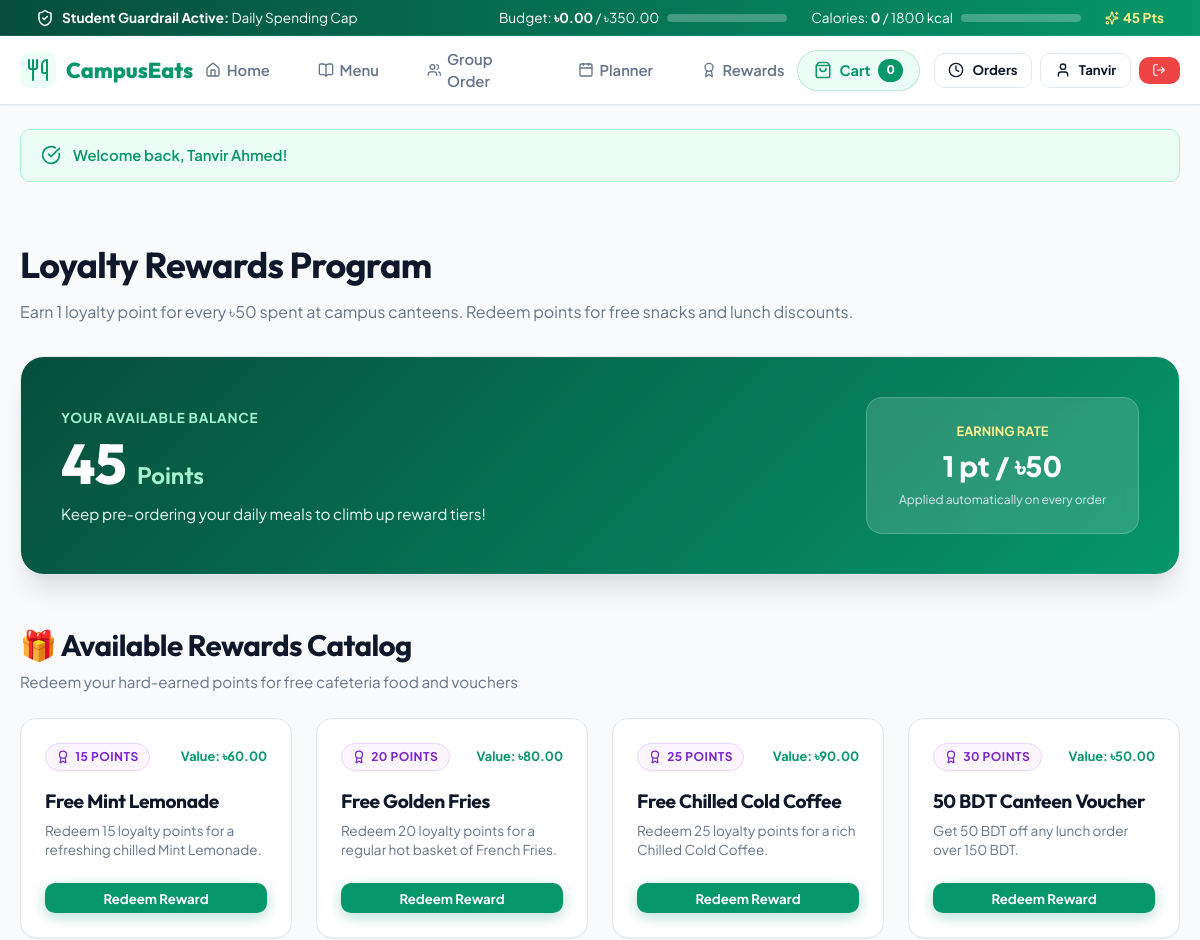
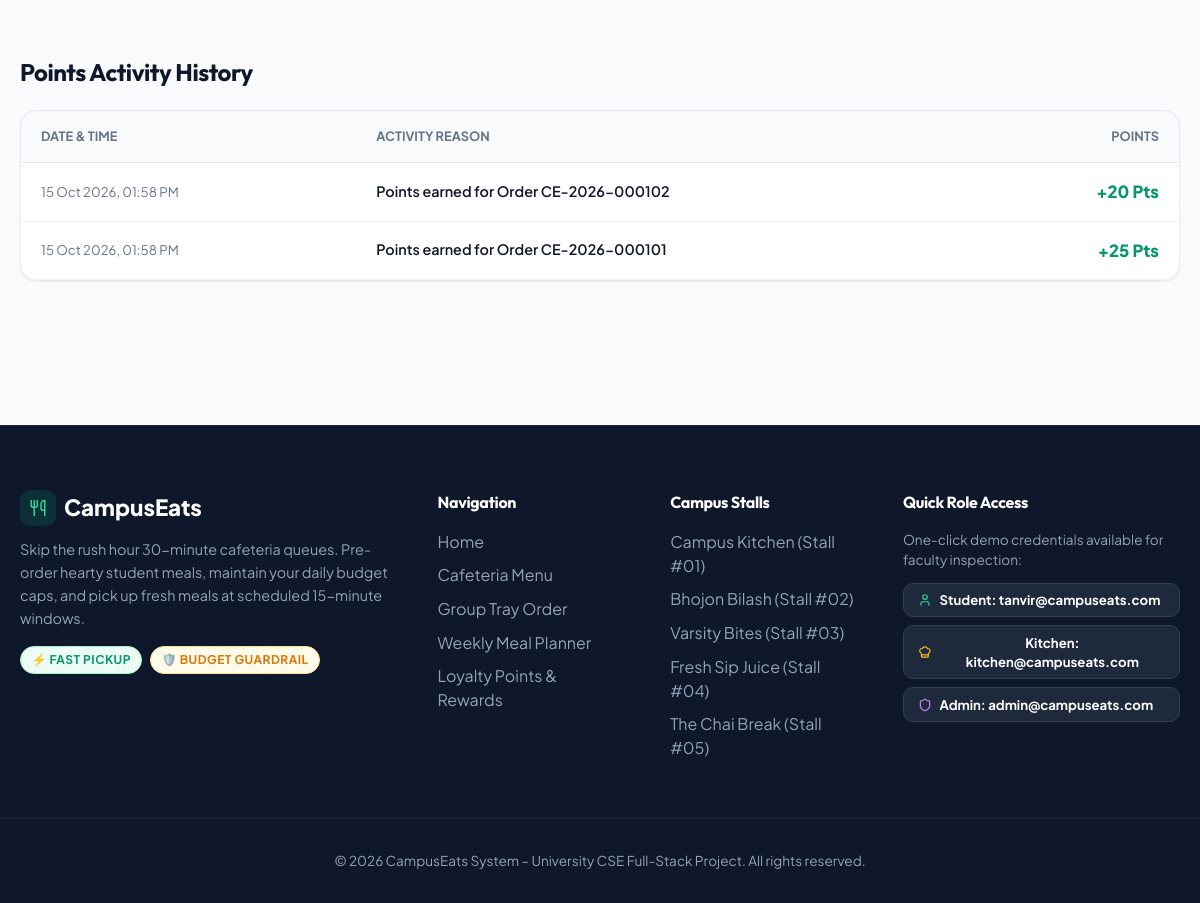
/php/loyalty.php (signed in), run on the app's committed database (2 pictures, top to bottom).
### tables this page shows
CREATE TABLE IF NOT EXISTS users (
    id INT AUTO_INCREMENT PRIMARY KEY,
    name VARCHAR(100) NOT NULL,
    student_id VARCHAR(50) NOT NULL UNIQUE,
    email VARCHAR(100) NOT NULL UNIQUE,
    password_hash VARCHAR(255) NOT NULL,
    phone VARCHAR(20) DEFAULT NULL,
    role ENUM('student', 'kitchen', 'admin') DEFAULT 'student' NOT NULL,
    daily_budget DECIMAL(10,2) DEFAULT 300.00 NOT NULL,
    daily_calorie_limit INT DEFAULT 1800 NOT NULL,
    loyalty_points INT DEFAULT 0 NOT NULL,
    created_at TIMESTAMP DEFAULT CURRENT_TIMESTAMP,
    INDEX idx_user_role (role),
    INDEX idx_user_email (email)
);

CREATE TABLE IF NOT EXISTS loyalty_rewards (
    id INT AUTO_INCREMENT PRIMARY KEY,
    title VARCHAR(100) NOT NULL,
    description VARCHAR(255) DEFAULT NULL,
    points_cost INT NOT NULL,
    reward_type ENUM('free_item', 'discount_voucher') DEFAULT 'free_item' NOT NULL,
    menu_item_id INT DEFAULT NULL,
    discount_amount DECIMAL(10,2) DEFAULT 0.00,
    is_active BOOLEAN DEFAULT TRUE NOT NULL,
    FOREIGN KEY (menu_item_id) REFERENCES menu_items(id) ON DELETE SET NULL
);

CREATE TABLE IF NOT EXISTS loyalty_transactions (
    id INT AUTO_INCREMENT PRIMARY KEY,
    user_id INT NOT NULL,
    points INT NOT NULL,
    reason VARCHAR(255) NOT NULL,
    created_at TIMESTAMP DEFAULT CURRENT_TIMESTAMP,
    FOREIGN KEY (user_id) REFERENCES users(id) ON DELETE CASCADE,
    INDEX idx_loyalty_user (user_id)
);

### php/includes/guardrail.php (called while the page is built, shortened)
<?php
function formatCurrency($amount) {
    return '৳' . number_format((float)$amount, 2);
}

### php/loyalty.php (the view, shortened to what this page needs)
<?php
require_once __DIR__ . '/includes/guardrail.php';
$userId = (int)$_SESSION['user']['id'];
$stmt = $pdo->prepare("SELECT loyalty_points FROM users WHERE id = ?");
$stmt->execute([$userId]);
$balance = (int)$stmt->fetchColumn();
$rewards = $pdo->query("SELECT lr.*, m.name as item_name FROM loyalty_rewards lr LEFT JOIN menu_items m ON lr.menu_item_id = m.id WHERE lr.is_active = 1 ORDER BY lr.points_cost ASC")->fetchAll();
$stmt = $pdo->prepare("SELECT * FROM loyalty_transactions WHERE user_id = ? ORDER BY id DESC LIMIT 15");
$stmt->execute([$userId]);
$history = $stmt->fetchAll();
require_once __DIR__ . '/includes/header.php';
?>
<div class="container" style="padding-top: 2rem; margin-bottom: 4rem;">
  <div style="margin-bottom: 2rem;">
    <h1 style="font-size: 2.25rem; margin-bottom: 0.5rem;">Loyalty Rewards Program</h1>
    <p style="color: var(--color-text-muted);">Earn 1 loyalty point for every ৳50 spent at campus canteens. Redeem points for free snacks and lunch discounts.</p>
  </div>
  <div class="card" style="padding: 2.5rem; background: linear-gradient(135deg, #064e3b 0%, #059669 100%); color: #ffffff; border-radius: var(--radius-xl); margin-bottom: 3rem; box-shadow: var(--shadow-xl);">
    <div style="display: flex; justify-content: space-between; align-items: center; flex-wrap: wrap; gap: 1.5rem;">
      <div>
        <span style="font-size: 0.85rem; font-weight: 700; text-transform: uppercase; color: #a7f3d0; letter-spacing: 0.05em;">Your Available Balance</span>
        <div style="font-size: 3.5rem; font-weight: 800; font-family: var(--font-display); line-height: 1.1; margin-top: 0.25rem;">
          <?= $balance ?> <span style="font-size: 1.5rem; font-weight: 600; color: #a7f3d0;">Points</span>
        </div>
        <p style="font-size: 0.95rem; color: #ecfdf5; margin-top: 0.5rem;">
          Keep pre-ordering your daily meals to climb up reward tiers!
        </p>
      </div>
      <div style="background: rgba(255, 255, 255, 0.15); backdrop-filter: blur(8px); padding: 1.5rem 2rem; border-radius: var(--radius-lg); border: 1px solid rgba(255,255,255,0.2); text-align: center;">
        <div style="font-size: 0.8rem; text-transform: uppercase; font-weight: 700; color: #fef08a;">Earning Rate</div>
        <div style="font-size: 1.75rem; font-weight: 800; margin: 0.25rem 0;">1 pt / ৳50</div>
        <div style="font-size: 0.75rem; color: #e2e8f0;">Applied automatically on every order</div>
      </div>
    </div>
  </div>
  <div class="section-header">
    <div>
      <h2 class="section-title">🎁 Available Rewards Catalog</h2>
      <p class="section-subtitle">Redeem your hard-earned points for free cafeteria food and vouchers</p>
    </div>
  </div>
  <div style="display: grid; grid-template-columns: repeat(auto-fill, minmax(260px, 1fr)); gap: 1.5rem; margin-bottom: 3.5rem;">
    <?php foreach ($rewards as $rew): ?>
      <div class="card" style="padding: 1.5rem; display: flex; flex-direction: column; justify-content: space-between;">
        <div>
          <div style="display: flex; justify-content: space-between; align-items: center; margin-bottom: 1rem;">
            <span class="badge badge-purple">
              <i data-lucide="award" style="width: 14px; height: 14px;"></i>
              <span><?= $rew['points_cost'] ?> Points</span>
            </span>
            <span style="font-size: 0.8rem; color: #059669; font-weight: 700;">Value: <?= formatCurrency($rew['discount_amount']) ?></span>
          </div>
          <h3 style="font-size: 1.2rem; margin-bottom: 0.35rem;"><?= htmlspecialchars($rew['title']) ?></h3>
          <p style="font-size: 0.85rem; color: var(--color-text-muted); margin-bottom: 1.5rem; line-height: 1.4;">
            <?= htmlspecialchars($rew['description']) ?>
          </p>
        </div>
        <form method="POST" action="loyalty.php">
          <button type="submit" name="redeem_reward" class="btn btn-primary btn-block btn-sm" <?= $balance < $rew['points_cost'] ? 'disabled' : '' ?>>
            <span><?= $balance >= $rew['points_cost'] ? 'Redeem Reward' : 'Need ' . ($rew['points_cost'] - $balance) . ' more pts' ?></span>
          </button>
        </form>
      </div>
    <?php endforeach; ?>
  </div>
  <div>
    <h3 style="font-size: 1.5rem; margin-bottom: 1.25rem;">Points Activity History</h3>
    <?php if (empty($history)): ?>
      <p style="color: var(--color-text-muted);">No points activity yet.</p>
    <?php else: ?>
      <div class="card" style="overflow: hidden;">
        <table style="width: 100%; border-collapse: collapse; text-align: left; font-size: 0.9rem;">
          <thead style="background: #f8fafc; border-bottom: 1px solid var(--color-border); font-size: 0.8rem; text-transform: uppercase; color: var(--color-text-muted);">
            <tr>
              <th style="padding: 1rem 1.25rem;">Date & Time</th>
              <th style="padding: 1rem 1.25rem;">Activity Reason</th>
              <th style="padding: 1rem 1.25rem; text-align: right;">Points</th>
            </tr>
          </thead>
          <tbody>
            <?php foreach ($history as $h): ?>
              <tr style="border-bottom: 1px solid var(--color-border-subtle);">
                <td style="padding: 1rem 1.25rem; color: var(--color-text-muted); font-size: 0.825rem;">
                  <?= date('d M Y, h:i A', strtotime($h['created_at'])) ?>
                </td>
                <td style="padding: 1rem 1.25rem; font-weight: 600;">
                  <?= htmlspecialchars($h['reason']) ?>
                </td>
                <td style="padding: 1rem 1.25rem; text-align: right; font-weight: 800; font-size: 1.05rem; color: <?= $h['points'] > 0 ? '#059669' : '#ef4444' ?>;">
                  <?= $h['points'] > 0 ? '+' . $h['points'] : $h['points'] ?> Pts
                </td>
              </tr>
            <?php endforeach; ?>
          </tbody>
        </table>
      </div>
    <?php endif; ?>
  </div>
</div>
<?php require_once __DIR__ . '/includes/footer.php'; ?>

### php/css/style.css (style rules this page uses)
:root { --font-primary: 'Plus Jakarta Sans', -apple-system, BlinkMacSystemFont, sans-serif; --font-display: 'Outfit', sans-serif; --color-primary: #059669; --color-primary-hover: #047857; --color-primary-light: #ecfdf5; --color-primary-dark: #064e3b; --color-accent: #f59e0b; --color-accent-hover: #d97706; --color-accent-light: #fffbeb; --color-bg: #f8fafc; --color-surface: #ffffff; --color-surface-hover: #f1f5f9; --color-border: #e2e8f0; --color-border-subtle: #f1f5f9; --color-text-main: #0f172a; --color-text-muted: #64748b; --color-text-light: #94a3b8; --color-success: #10b981; --color-success-bg: #ecfdf5; --color-warning: #f59e0b; --color-warning-bg: #fffbeb; --color-danger: #ef4444; --color-danger-bg: #fef2f2; --color-info: #3b82f6; --color-info-bg: #eff6ff; --shadow-sm: 0 1px 2px 0 rgba(0, 0, 0, 0.05); --shadow-md: 0 4px 6px -1px rgba(0, 0, 0, 0.08), 0 2px 4px -2px rgba(0, 0, 0, 0.04); --shadow-lg: 0 10px 15px -3px rgba(0, 0, 0, 0.08), 0 4px 6px -4px rgba(0, 0, 0, 0.04); --shadow-xl: 0 20px 25px -5px rgba(0, 0, 0, 0.1), 0 8px 10px -6px rgba(0, 0, 0, 0.04); --radius-sm: 0.375rem; --radius-md: 0.625rem; --radius-lg: 1rem; --radius-xl: 1.5rem; --radius-full: 9999px; }
* { box-sizing: border-box; margin: 0; padding: 0; }
body { font-family: var(--font-primary); background-color: var(--color-bg); color: var(--color-text-main); line-height: 1.5; min-height: 100vh; display: flex; flex-direction: column; -webkit-font-smoothing: antialiased; }
h1, h2, h3, h4, h5, h6, .font-display { font-family: var(--font-display); font-weight: 700; letter-spacing: -0.02em; }
button, input, select, textarea { font-family: inherit; }
.container { max-width: 1240px; margin: 0 auto; padding: 0 1.25rem; }
.btn { display: inline-flex; align-items: center; justify-content: center; gap: 0.5rem; padding: 0.75rem 1.5rem; border-radius: var(--radius-md); font-weight: 700; font-size: 0.95rem; cursor: pointer; border: none; transition: all 0.2s ease; text-align: center; }
.btn-primary { background: var(--color-primary); color: #ffffff; box-shadow: 0 4px 14px rgba(5, 150, 105, 0.3); }
.btn-sm { padding: 0.4rem 0.85rem; font-size: 0.825rem; }
.btn-block { width: 100%; }
.card { background: var(--color-surface); border: 1px solid var(--color-border); border-radius: var(--radius-lg); box-shadow: var(--shadow-sm); transition: transform 0.2s ease, box-shadow 0.2s ease, border-color 0.2s ease; overflow: hidden; }
.badge { display: inline-flex; align-items: center; gap: 0.3rem; padding: 0.25rem 0.65rem; border-radius: var(--radius-full); font-size: 0.75rem; font-weight: 700; text-transform: uppercase; letter-spacing: 0.04em; }
.badge-purple { background: #faf5ff; color: #7e22ce; border: 1px solid #e9d5ff; }
.section-header { display: flex; align-items: flex-end; justify-content: space-between; margin: 3rem 0 1.5rem; }
.section-title { font-size: 1.85rem; color: var(--color-text-main); }
.section-subtitle { color: var(--color-text-muted); font-size: 0.95rem; margin-top: 0.25rem; }

### data on the page
users: loyalty_points "45"
loyalty_rewards: points_cost "15", discount_amount "৳60.00", title "Free Mint Lemonade", description "Redeem 15 loyalty points for a refreshing chilled Mint Lemonade.", shows "Redeem Reward"
loyalty_rewards: points_cost "20", discount_amount "৳80.00", title "Free Golden Fries", description "Redeem 20 loyalty points for a regular hot basket of French Fries.", shows "Redeem Reward"
loyalty_rewards: points_cost "25", discount_amount "৳90.00", title "Free Chilled Cold Coffee", description "Redeem 25 loyalty points for a rich Chilled Cold Coffee.", shows "Redeem Reward"
loyalty_rewards: points_cost "30", discount_amount "৳50.00", title "50 BDT Canteen Voucher", description "Get 50 BDT off any lunch order over 150 BDT.", shows "Redeem Reward"
loyalty_transactions: created_at "15 Oct 2026, 01:58 PM", reason "Points earned for Order CE-2026-000102", points "20"
loyalty_transactions: created_at "15 Oct 2026, 01:58 PM", reason "Points earned for Order CE-2026-000101", points "25"

### other printed values
$guardrail['spent_today'] "0.00"
$guardrail['daily_budget'] "350.00"
$guardrail['calories_today'] "0"
$guardrail['daily_calorie_limit'] "1800"
$guardrail['loyalty_points'] "45"
$cartCount "0"
explode(' ', $user['name'])[0] "Tanvir"
$_SESSION['flash_success'] "Welcome back, Tanvir Ahmed!"
